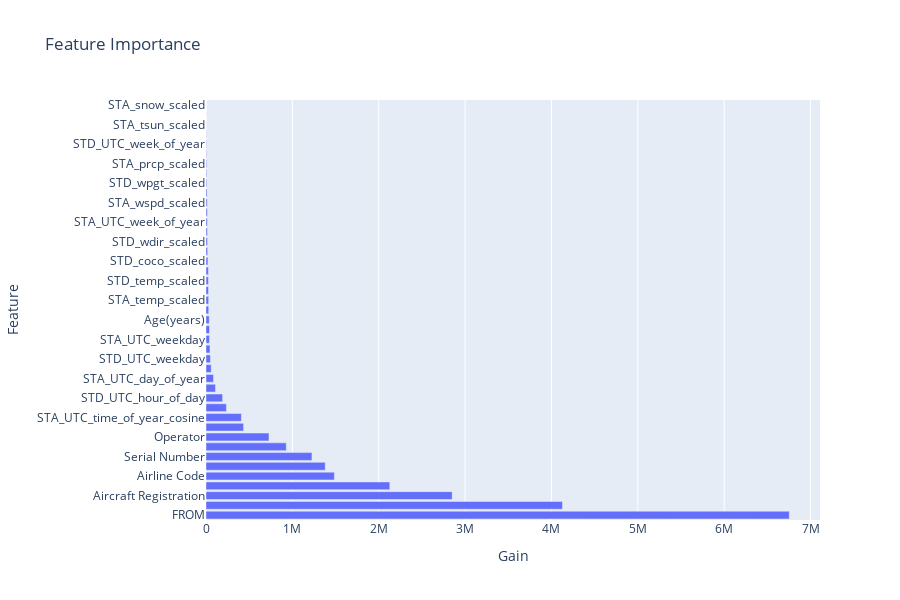

Notebook code cell kept with this figure:
### Markdown cell above
Feature Importance!

### Code cell
import plotly.express as px
import pandas as pd

# Get Feature Importance
importance = model.feature_importance(importance_type='gain')
feature_names = X.columns

# Create DataFrame
importance_df = pd.DataFrame({'Feature': feature_names, 'Importance': importance})

# Sort by Importance (Descending)
importance_df = importance_df.sort_values(by='Importance', ascending=False)

# Plot using Plotly
fig = px.bar(
    importance_df,
    x='Importance',
    y='Feature',
    orientation='h',
    title='Feature Importance',
    labels={'Importance': 'Gain'},
    height=600
)

# Show interactive plot
fig.show()

### Figure 1 — Plotly figure (JSON) as saved in the notebook; plotly's stock layout.template omitted (floating-point values rounded to 4 significant figures)
{"data": [{"hovertemplate": "Gain=%{x}<br>Feature=%{y}<extra></extra>", "legendgroup": "", "marker": {"color": "#636efa", "pattern": {"shape": ""}}, "name": "", "orientation": "h", "showlegend": false, "textposition": "auto", "type": "bar", "x": [6754000.0, 4127000.0, 2850000.0, 2128000.0, 1487000.0, 1381000.0, 1227000.0, 929400.0, 729200.0, 435000.0, 409700.0, 236300.0, 192000.0, 110100.0, 86790.0, 59990.0, 50950.0, 46690.0, 40500.0, 40440.0, 37500.0, 31550.0, 30590.0, 29060.0, 27690.0, 27350.0, 22340.0, 18970.0, 17010.0, 15890.0, 15490.0, 15220.0, 14090.0, 12230.0, 8442.0, 8168.0, 7945.0, 6202.0, 5877.0, 2675.0, 815.8, 631.3, 38.72], "xaxis": "x", "y": ["FROM", "STA_UTC_time_of_day_cosine", "Aircraft Registration", "TO", "Airline Code", "Type Code", "Serial Number", "Mode S", "Operator", "STD_UTC_time_of_day_cosine", "STA_UTC_time_of_year_cosine", "STA_UTC_hour_of_day", "STD_UTC_hour_of_day", "STD_UTC_time_of_year_cosine", "STA_UTC_day_of_year", "STD_UTC_day_of_year", "STD_UTC_weekday", "STA_dwpt_scaled", "STA_UTC_weekday", "STD_pres_scaled", "Age(years)", "STD_dwpt_scaled", "STA_temp_scaled", "STA_pres_scaled", "STD_temp_scaled", "STD_rhum_scaled", "STD_coco_scaled", "STA_rhum_scaled", "STD_wdir_scaled", "STA_wdir_scaled", "STA_UTC_week_of_year", "STD_wspd_scaled", "STA_wspd_scaled", "STA_coco_scaled", "STD_wpgt_scaled", "STD_prcp_scaled", "STA_prcp_scaled", "STA_wpgt_scaled", "STD_UTC_week_of_year", "STD_snow_scaled", "STA_tsun_scaled", "STD_tsun_scaled", "STA_snow_scaled"], "yaxis": "y"}], "layout": {"barmode": "relative", "height": 600, "legend": {"tracegroupgap": 0}, "title": {"text": "Feature Importance"}, "xaxis": {"anchor": "y", "domain": [0, 1], "title": {"text": "Gain"}}, "yaxis": {"anchor": "x", "domain": [0, 1], "title": {"text": "Feature"}}}}
